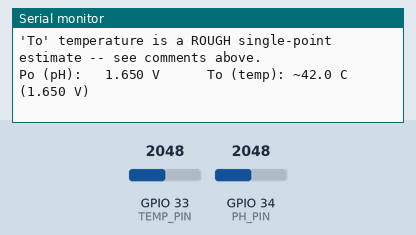
This sketch was run on a simulated ESP32. On the bench: the last lines printed to the serial monitor. The test bench sets the inputs (shaded band); at power-on: GPIO 33 (TEMP_PIN) = 2048, GPIO 34 (PH_PIN) = 2048.

Above: at 1.7 s.
1.8 s: GPIO 33 (TEMP_PIN) set to 2866
At 3.1 s:
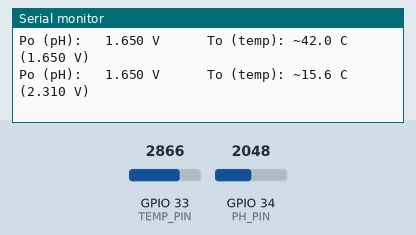
3.3 s: GPIO 34 (PH_PIN) set to 2866
At 4.5 s:
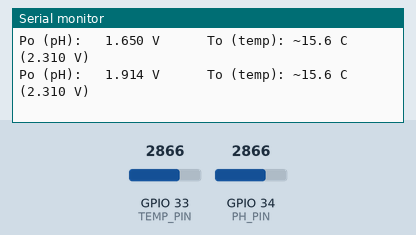
4.8 s: GPIO 33 (TEMP_PIN) set to 3603
At 5.8 s:
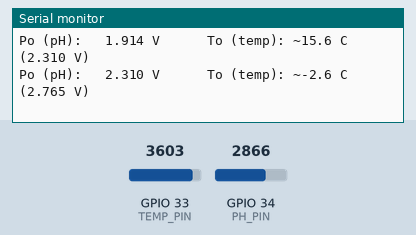
6.3 s: GPIO 34 (PH_PIN) set to 3603
At 7.1 s:
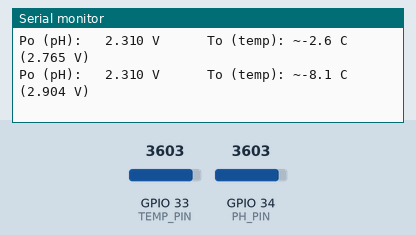
Timing chart, 0 to 8.8 s (numbered marks = the images above; inputs shaded):
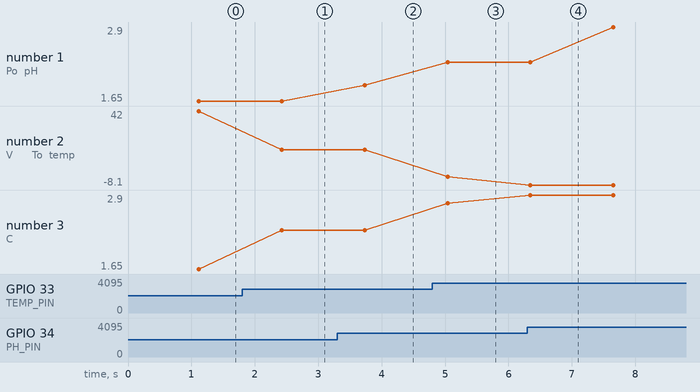

The sketch:

ph_wiring_diagnostic.ino
```cpp
// ============================================================================
// AquaGuard rebuild -- pH module WIRING DIAGNOSTIC (Po + To together)
// ============================================================================
// NOT the normal-use sketch and NOT the calibration tool -- this is a
// throwaway diagnostic to help isolate a suspected bad ground joint on the
// pH module (see hardware/HARDWARE_LOG.md 2026-08-15 entry and
// hardware/PH_MODULE_MULTIMETER_DIAGNOSTIC.md for the full story).
//
// Reads BOTH of the module's analog outputs at once:
//   Po (the actual pH signal) -> ESP32 GPIO34
//   To (the module's optional onboard temperature-probe input, normally
//       unused by this project) -> ESP32 GPIO33 -- GPIO35 is already used
//       by the TDS sensor (Step 4 of this rebuild) so it's skipped here,
//       and GPIO36/39 aren't broken out on every ESP32 board variant (some
//       30-pin boards omit them), so GPIO33 is used instead: a normal I/O
//       pin with an ADC1 channel, present on effectively every ESP32 dev
//       board, not used anywhere else in this project. Unlike GPIO34/35,
//       GPIO33 does have internal pull resistors and isn't "input-only" --
//       doesn't matter here since it's only ever being read, never driven,
//       and the module's own output still can't exceed the 3.3V it's
//       powered from either way
//
// WHY READ BOTH: if Po is stuck at 3.3V but To reads something that moves/
// looks sane, that means the rest of the board's ground plane is fine and
// the fault is specific to the path through the BNC connector (supports the
// "broken BNC shell solder joint" theory). If To is ALSO stuck at 3.3V,
// that points to a more general power/ground problem across the whole
// board, not just the BNC connector specifically.
//
// WIRING -- do this with FRESH jumper wires for every connection below, not
// just the new one, since re-wiring with different physical wires is itself
// part of what's being tested:
//   pH module "-"  / "G"  (GND)  -> ESP32 GND
//   pH module "+"  / "V+" (VCC)  -> ESP32 3.3V   <-- NOT 5V
//   pH module "Po" (pH signal)   -> ESP32 GPIO 34
//   pH module "To" (temp probe input, usually unused) -> ESP32 GPIO 33
//   pH module "Do" -> leave unconnected (not used here either)
//
// !! SAFETY: same rule as always -- do NOT power this module from 5V while
// Po/To are wired to GPIO34/GPIO33 -- 3.3V supply keeps the module's
// outputs physically incapable of exceeding what these pins can safely
// take (GPIO34 specifically has no over-voltage protection at all, so this
// matters most for that one, but keep the whole module at 3.3V regardless).
//
// If you don't have a real temperature probe plugged into "To", that's
// fine -- an unconnected/floating input on that pin is expected to read
// *something* (possibly noisy or pinned), the interesting comparison is
// simply whether it behaves differently from Po, not whether its number
// means an actual temperature.
// ============================================================================

#define PH_PIN   34   // Po
#define TEMP_PIN 33   // To

const float VREF    = 3.3;
const float ADC_RES = 4095.0;

// -- "To" temperature estimate: rough, single-point calibration -------------
// This board's onboard temperature sub-circuit (the small bead thermistor
// soldered near the BNC connector) has undocumented component values -- no
// datasheet found gives its series resistor or the NTC's own Beta/nominal
// resistance, unlike Step 3's separate, verified external thermistor. So
// this is NOT a real physics-derived conversion -- it's anchored to ONE real
// data point (a live 'To' voltage paired with an actual room-thermometer
// reading, 2026-08-15) and projected outward using a typical NTC-divider
// slope borrowed from Step 3's known-good circuit as a rough stand-in.
// Treat this as an estimate, not a trustworthy reading -- especially far
// from the ~32C it was anchored at.
//
// TO IMPROVE THIS: take a second real (voltage, true temperature) pair at a
// clearly different temperature (e.g. after the board's sat somewhere
// noticeably warmer or cooler for a while, checked against a real
// thermometer), then replace CAL_VOLTAGE_V/CAL_TEMP_C with a proper 2-point
// line through both pairs -- same idea as the pH probe's own 2-point
// calibration, just not built out into a full interactive tool since this
// pin isn't used by the actual project.
//
// SIGN CHECK: not verified which way this board's divider runs. To check:
// warm the small bead component (visible near the BNC connector) with a
// fingertip and watch 'To (temp)' below -- it should CLIMB as it warms. If
// it drops instead, flip the sign of SLOPE_C_PER_V.
const float CAL_VOLTAGE_V  = 1.900;   // live 'To' voltage at the moment of calibration
const float CAL_TEMP_C     = 32.0;    // real room temperature at that same moment
const float SLOPE_C_PER_V  = -40.0;   // rough guess, unverified -- see SIGN CHECK above

float readVoltage(int pin, int samples) {
  long sum = 0;
  for (int i = 0; i < samples; i++) {
    sum += analogRead(pin);
    delay(10);
  }
  float avgRaw = (float)sum / samples;
  return avgRaw * (VREF / ADC_RES);
}

float voltageToTempC(float voltage) {
  return CAL_TEMP_C + SLOPE_C_PER_V * (voltage - CAL_VOLTAGE_V);
}

void setup() {
  Serial.begin(115200);
  delay(500);
  Serial.println();
  Serial.println("=== pH module wiring diagnostic: Po (GPIO34) + To (GPIO33) ===");
  Serial.println("Re-wired with fresh jumpers? Watching both pins now.");
  Serial.println("'To' temperature is a ROUGH single-point estimate -- see comments above.");
  Serial.println();
}

void loop() {
  float vPo = readVoltage(PH_PIN, 30);
  float vTo = readVoltage(TEMP_PIN, 30);
  float tempC = voltageToTempC(vTo);

  Serial.print("Po (pH):   ");
  Serial.print(vPo, 3);
  Serial.print(" V      To (temp): ~");
  Serial.print(tempC, 1);
  Serial.print(" C  (");
  Serial.print(vTo, 3);
  Serial.println(" V)");

  delay(700);
}
```

Measured:
- after the input at 1.8 s, the serial monitor: prints a new line after 0.63 s (image 1)
- after the input at 3.3 s, the serial monitor: prints a new line after 0.43 s (image 2)
- after the input at 4.8 s, the serial monitor: prints a new line after 0.24 s (image 3)
- plotted number 1: 1.65 → 1.91 after the input at 3.3 s
- plotted number 2: 42 → 15.6 after the input at 1.8 s, 15.6 → -2.6 after the input at 4.8 s
- plotted number 3: 1.65 → 2.31 after the input at 1.8 s, 2.31 → 2.77 after the input at 4.8 s
